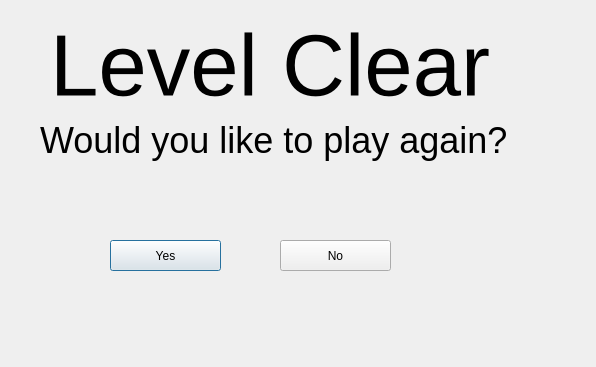
<?xml version="1.0" encoding="UTF-8"?>
<ui version="4.0">
 <class>LevelCompleteWindow</class>
 <widget class="QDialog" name="LevelCompleteWindow">
  <property name="geometry">
   <rect>
    <x>0</x>
    <y>0</y>
    <width>596</width>
    <height>367</height>
   </rect>
  </property>
  <property name="windowTitle">
   <string>Dialog</string>
  </property>
  <widget class="QLabel" name="label">
   <property name="geometry">
    <rect>
     <x>50</x>
     <y>20</y>
     <width>501</width>
     <height>91</height>
    </rect>
   </property>
   <property name="font">
    <font>
     <family>Arial</family>
     <pointsize>65</pointsize>
    </font>
   </property>
   <property name="text">
    <string>Level Clear</string>
   </property>
  </widget>
  <widget class="QPushButton" name="pushButton">
   <property name="geometry">
    <rect>
     <x>110</x>
     <y>240</y>
     <width>111</width>
     <height>31</height>
    </rect>
   </property>
   <property name="toolTip">
    <string>Play Again</string>
   </property>
   <property name="text">
    <string>Yes</string>
   </property>
  </widget>
  <widget class="QPushButton" name="pushButton_2">
   <property name="geometry">
    <rect>
     <x>280</x>
     <y>240</y>
     <width>111</width>
     <height>31</height>
    </rect>
   </property>
   <property name="toolTip">
    <string>Quit</string>
   </property>
   <property name="text">
    <string>No</string>
   </property>
  </widget>
  <widget class="QLabel" name="label_2">
   <property name="geometry">
    <rect>
     <x>40</x>
     <y>110</y>
     <width>481</width>
     <height>61</height>
    </rect>
   </property>
   <property name="font">
    <font>
     <pointsize>27</pointsize>
    </font>
   </property>
   <property name="text">
    <string>Would you like to play again?</string>
   </property>
  </widget>
  <widget class="QLabel" name="label_3">
   <property name="geometry">
    <rect>
     <x>420</x>
     <y>170</y>
     <width>161</width>
     <height>181</height>
    </rect>
   </property>
   <property name="text">
    <string/>
   </property>
   <property name="pixmap">
    <pixmap resource="../../mario.qrc">:/images/gameover.png</pixmap>
   </property>
  </widget>
 </widget>
 <resources>
  <include location="../../mario.qrc"/>
 </resources>
 <connections/>
</ui>
